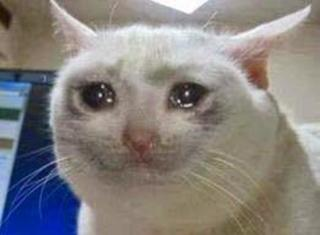
#> input picture zad14/sadcat.jpg, 320 x 235 px, found by its file name
$ python zad5_4.py
#> lines starting #> are read from the running program, lines starting #| are printed output that depends on the picture
import cv2
import imutils

tX=int(input("Przesuniecie tX: "))
#> the answer given: 3
tY=int(input("Przesuniecie tY: "))
#> the answer given: 3

image=cv2.imread("../sadcat.jpg")
#> image is the input picture: shape (235, 320, 3); mean B, G, R 127.6, 129.9, 134.1

shifted=imutils.translate(image,tX,tY)
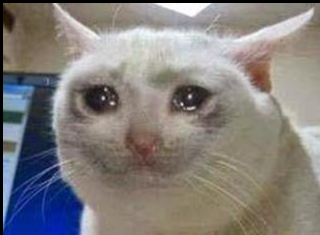
#> shifted: shape (235, 320, 3); mean B, G, R 124.7, 127.2, 131.3
cv2.imshow("Before",image)
cv2.imshow("After",shifted)

cv2.waitKey(0)
cv2.destroyAllWindows()
